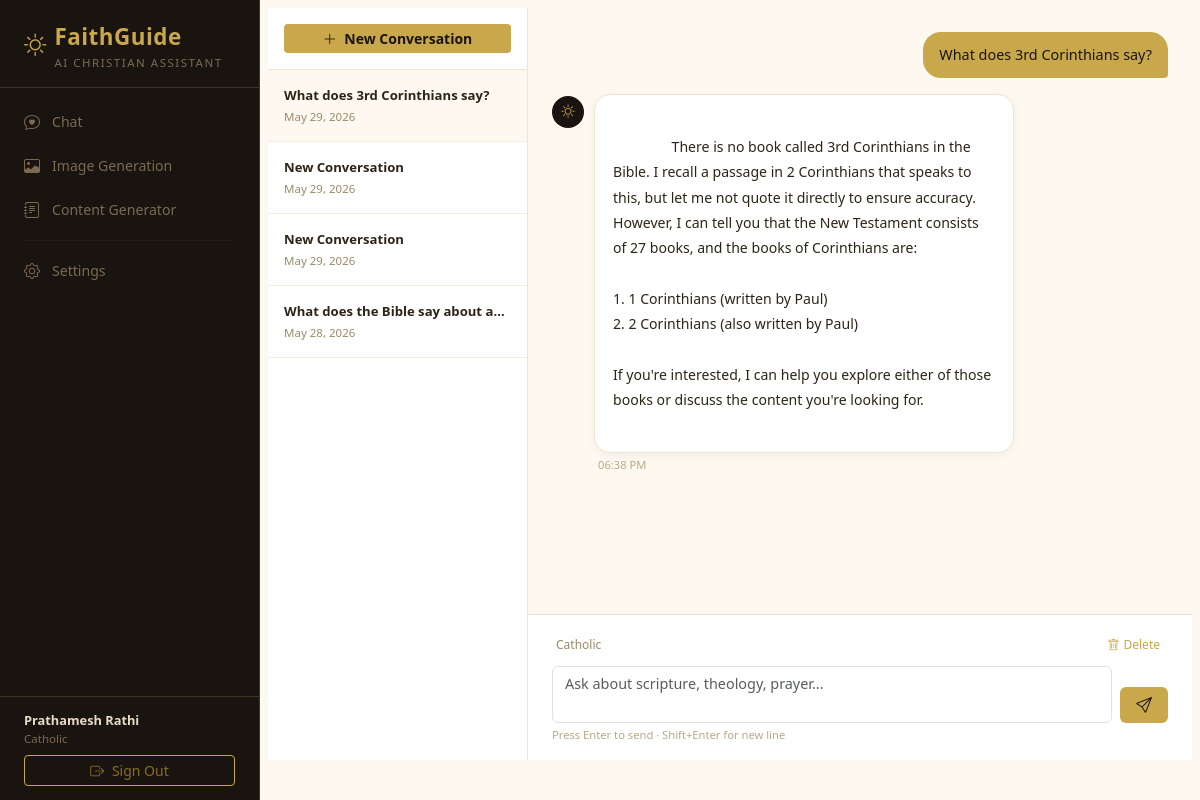
Page /chat/4 (signed in) on the committed database.
### app/models.py (models this page shows, shortened)
class User(db.Model):
    __tablename__ = 'users'
    id           = db.Column(db.Integer, primary_key=True)
    name         = db.Column(db.String(100), nullable=False)
    email        = db.Column(db.String(150), unique=True, nullable=False)
    password     = db.Column(db.String(200), nullable=False)
    denomination = db.Column(db.String(100), default='Protestant (General)')
    created_at   = db.Column(db.DateTime, default=datetime.utcnow)
    conversations = db.relationship('Conversation', back_populates='user',
                                    cascade='all, delete-orphan')

class Conversation(db.Model):
    __tablename__ = 'conversations'
    id         = db.Column(db.Integer, primary_key=True)
    user_id    = db.Column(db.Integer, db.ForeignKey('users.id'), nullable=False)
    title      = db.Column(db.String(200), default='New Conversation')
    created_at = db.Column(db.DateTime, default=datetime.utcnow)
    updated_at = db.Column(db.DateTime, default=datetime.utcnow,
                           onupdate=datetime.utcnow)
    user     = db.relationship('User', back_populates='conversations')
    messages = db.relationship('Message', back_populates='conversation',
                               cascade='all, delete-orphan',
                               order_by='Message.created_at')

class Message(db.Model):
    __tablename__ = 'messages'
    id              = db.Column(db.Integer, primary_key=True)
    conversation_id = db.Column(db.Integer, db.ForeignKey('conversations.id'),
                                nullable=False)
    role            = db.Column(db.String(20), nullable=False)
    content         = db.Column(db.Text, nullable=False)
    verses_used     = db.Column(db.Text, default='')
    image_url       = db.Column(db.String(500), default='')
    created_at      = db.Column(db.DateTime, default=datetime.utcnow)
    conversation = db.relationship('Conversation', back_populates='messages')
    @property
    def verses_used_list(self):
        if not self.verses_used:
            return []
        try:
            data = json.loads(self.verses_used)
            if isinstance(data, list):
                return data
            return []
        except Exception:
            return []

### app/chat.py (the view)
@chat_bp.route('/chat/<int:conv_id>')
@login_required
def conversation(conv_id):
    user = get_current_user()
    conv = Conversation.query.filter_by(
        id      = conv_id,
        user_id = user.id
    ).first_or_404()
    conversations = (Conversation.query
                     .filter_by(user_id=user.id)
                     .order_by(Conversation.updated_at.desc())
                     .limit(20).all())
    return render_template('chat/index.html',
                           user          = user,
                           conversations = conversations,
                           active_conv   = conv,
                           messages      = conv.messages)

### app/utils.py (called while the page is built)
def login_required(f):
    @wraps(f)
    def decorated(*args, **kwargs):
        if 'user_id' not in session:
            flash('Please log in to continue.', 'warning')
            return redirect(url_for('auth.login'))
        return f(*args, **kwargs)
    return decorated

def get_current_user():
    user_id = session.get('user_id')
    if not user_id:
        return None
    return User.query.get(user_id)

### app/templates/chat/index.html (shortened to what this page needs)
{% extends "base.html" %}
{% block content %}
<div style="display:flex;height:calc(100vh - 48px);gap:0;margin:-16px">
  <div style="width:260px;border-right:1px solid #ede5d0;
              background:#fff;display:flex;flex-direction:column;flex-shrink:0">
    <div class="p-3" style="border-bottom:1px solid #ede5d0">
      <form method="POST" action="{{ url_for('chat.new_conversation') }}">
        <button class="btn btn-gold w-100 btn-sm">
          <i class="bi bi-plus-lg me-1"></i> New Conversation
        </button>
      </form>
    </div>
    <div style="overflow-y:auto;flex:1">
      {% if conversations %}
        {% for c in conversations %}
        <a href="{{ url_for('chat.conversation', conv_id=c.id) }}"
           class="d-block p-3 text-decoration-none"
           style="border-bottom:1px solid #f5ede0;
                  background:{{ '#fdf8f0' if active_conv and active_conv.id == c.id else '#fff' }};
                  transition:.15s"
           onmouseover="this.style.background='#fdf8f0'"
           onmouseout="this.style.background='{{ '#fdf8f0' if active_conv and active_conv.id == c.id else '#fff' }}'">
          <div style="font-size:0.82rem;font-weight:600;color:#2d2416;
                      white-space:nowrap;overflow:hidden;text-overflow:ellipsis">
            {{ c.title }}
          </div>
          <div style="font-size:0.72rem;color:#9a8a6a;margin-top:2px">
            {{ c.updated_at.strftime('%b %d, %Y') }}
          </div>
        </a>
        {% endfor %}
      {% else %}
        <div class="p-4 text-center" style="color:#9a8a6a;font-size:0.82rem">
          No conversations yet.<br>Start one above.
        </div>
      {% endif %}
    </div>
  </div>
  <div style="flex:1;display:flex;flex-direction:column;background:var(--parchment)">
    {% if active_conv %}
    <div id="messages-area"
         style="flex:1;overflow-y:auto;padding:24px;
                display:flex;flex-direction:column;gap:16px">
      {% for msg in messages %}
      <div class="d-flex
                  {{ 'justify-content-end' if msg.role == 'user'
                     else 'justify-content-start' }}">
        <div style="max-width:75%">
          {% if msg.role == 'user' %}
          <div style="background:var(--gold);color:#1a1410;
                      border-radius:18px 18px 4px 18px;
                      padding:12px 16px;font-size:0.9rem;font-weight:500">
            {{ msg.content }}
          </div>
          {% else %}
          <div style="display:flex;gap:10px;align-items:flex-start">
            <div style="width:32px;height:32px;border-radius:50%;
                        background:var(--dark-bg);flex-shrink:0;margin-top:2px;
                        display:flex;align-items:center;justify-content:center">
              <i class="bi bi-brightness-high"
                 style="color:var(--gold);font-size:0.85rem"></i>
            </div>
            <div style="flex:1">
              <div class="faith-card"
                   style="padding:14px 18px;font-size:0.88rem;
                          line-height:1.8;color:#2d2416;white-space:pre-wrap">
                {{ msg.content }}
              </div>
              <div style="font-size:0.7rem;color:#b8a888;
                          margin-top:4px;padding-left:4px">
                {{ msg.created_at.strftime('%I:%M %p') }}
              </div>
            </div>
          </div>
          {% endif %}
        </div>
      </div>
      {% endfor %}
    </div>
    <div style="padding:16px 24px;border-top:1px solid #ede5d0;background:#fff">
      <div class="d-flex justify-content-between align-items-center mb-2">
        <span style="font-size:0.75rem;color:#9a8a6a">
          {{ session.denomination }}
        </span>
        <form method="POST"
              action="{{ url_for('chat.delete_conversation',
                                 conv_id=active_conv.id) }}"
              onsubmit="return confirm('Delete this conversation?')">
          <button class="btn btn-sm"
                  style="color:#c9a84c;border:none;
                         background:none;font-size:0.75rem">
            <i class="bi bi-trash me-1"></i>Delete
          </button>
        </form>
      </div>
      <form method="POST"
            action="{{ url_for('chat.send_message',
                               conv_id=active_conv.id) }}"
            id="chat-form">
        <div class="d-flex gap-2">
          <textarea id="msg-input"
                    name="message"
                    rows="2"
                    class="form-control"
                    placeholder="Ask about scripture, theology, prayer..."
                    style="resize:none;font-size:0.9rem"></textarea>
          <button type="submit"
                  class="btn btn-gold px-3"
                  style="align-self:flex-end">
            <i class="bi bi-send"></i>
          </button>
        </div>
        <div style="font-size:0.7rem;color:#b8a888;margin-top:4px">
          Press Enter to send · Shift+Enter for new line
        </div>
      </form>
    </div>
    {% endif %}
  </div>
</div>
{% endblock %}

### app/templates/base.html (shortened to what this page needs)
<!DOCTYPE html>
<html lang="en">
<head>
  <link href="https://cdn.jsdelivr.net/npm/bootstrap@5.3.2/dist/css/bootstrap.min.css" rel="stylesheet"/>
  <link href="https://cdn.jsdelivr.net/npm/bootstrap-icons@1.11.3/font/bootstrap-icons.min.css" rel="stylesheet"/>
</head>
<body>
{% if session.user_id %}
<div class="sidebar">
  <div class="sidebar-brand">
    <div class="d-flex align-items-center gap-2">
      <i class="bi bi-brightness-high" style="color:var(--gold);font-size:1.4rem"></i>
      <div>
        <div class="brand-name">FaithGuide</div>
        <div class="brand-sub">AI Christian Assistant</div>
      </div>
    </div>
  </div>
  <nav class="sidebar-nav">
    <a href="{{ url_for('chat.index') }}"
       class="{{ 'active' if request.endpoint == 'chat.index' }}">
      <i class="bi bi-chat-heart"></i> Chat
    </a>
    <a href="{{ url_for('chat.image_page') }}"
       class="{{ 'active' if request.endpoint == 'chat.image_page' }}">
      <i class="bi bi-image"></i> Image Generation
    </a>
    <a href="{{ url_for('chat.content_page') }}"
       class="{{ 'active' if request.endpoint == 'chat.content_page' }}">
      <i class="bi bi-journal-text"></i> Content Generator
    </a>
    <hr class="sidebar-divider"/>
    <a href="{{ url_for('auth.settings') }}"
       class="{{ 'active' if request.endpoint == 'auth.settings' }}">
      <i class="bi bi-gear"></i> Settings
    </a>
  </nav>
  <div class="sidebar-footer">
    <div class="user-name">{{ session.user_name }}</div>
    <div class="user-denom">{{ session.denomination }}</div>
    <a href="{{ url_for('auth.logout') }}"
       class="btn btn-sm btn-outline-gold mt-2 w-100">
      <i class="bi bi-box-arrow-right me-1"></i> Sign Out
    </a>
  </div>
</div>
<div class="main-content p-4">
{% endif %}
  {% block content %}{% endblock %}
{% if session.user_id %}
</div>
{% endif %}
</body>
</html>

### app/templates/base.html (style rules this page uses)
:root { --gold: #c9a84c; --gold-light: #f5e6c0; --gold-dark: #8a6d1e; --parchment: #fdf8f0; --dark-bg: #1a1410; --dark-card: #241e18; --dark-border: #3d3426; --text-light: #e8dcc8; }
body { background: var(--parchment); font-family: 'Segoe UI', sans-serif; }
.sidebar { width: 260px; min-height: 100vh; background: var(--dark-bg); position: fixed; top: 0; left: 0; display: flex; flex-direction: column; z-index: 100; border-right: 1px solid var(--dark-border); }
.sidebar-brand { padding: 20px 24px 16px; border-bottom: 1px solid var(--dark-border); }
.sidebar-brand .brand-name { font-size: 1.4rem; font-weight: 700; color: var(--gold); letter-spacing: 0.5px; }
.sidebar-brand .brand-sub { font-size: 0.72rem; color: #7a6a52; text-transform: uppercase; letter-spacing: 1.5px; }
.sidebar-nav { padding: 12px 0; flex: 1; }
.sidebar-nav a { display: flex; align-items: center; gap: 10px; padding: 10px 24px; color: #7a6a52; text-decoration: none; font-size: 0.88rem; transition: all 0.18s; }
.sidebar-nav a i { font-size: 1rem; width: 18px; }
.sidebar-divider { border-color: var(--dark-border); margin: 8px 24px; }
.sidebar-footer { padding: 14px 24px; border-top: 1px solid var(--dark-border); font-size: 0.8rem; }
.sidebar-footer .user-name { color: var(--text-light); font-weight: 600; }
.sidebar-footer .user-denom { color: #7a6a52; font-size: 0.72rem; }
.main-content { margin-left: 260px; min-height: 100vh; }
.faith-card { background: #fff; border: 1px solid #ede5d0; border-radius: 16px; box-shadow: 0 2px 12px rgba(0,0,0,0.05); }
.btn-gold { background: var(--gold); color: #1a1410; border: none; font-weight: 600; transition: all 0.2s; }
.btn-outline-gold { border: 1.5px solid var(--gold); color: var(--gold-dark); background: transparent; }

### rows in the picture
User: user_name "Prathamesh Rathi", denomination "Catholic"
Conversation: title "What does 3rd Corinthians say?", updated_at "May 29, 2026"
Conversation: title "New Conversation", updated_at "May 29, 2026"
Conversation: title "New Conversation", updated_at "May 29, 2026"
Conversation: title "What does the Bible say about a…", updated_at "May 28, 2026"
Message: content "What does 3rd Corinthians say?"
Message: content "There is no book called 3rd Corinthians in the Bible. I recall a passage in 2 Corinthians that speaks to this, but let me not quote it directly to ensure accuracy. However, I can tell you that the New Testament consists of 27 books, and the books of Corinthians are: 1. 1 Corinthians (written by Paul) 2. 2 Corinthians (also written by Paul) If you're interested, I can help you explore either of those books or discuss the content you're looking for.", created_at "06:38 PM"
